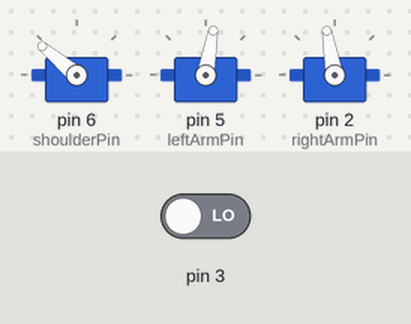
Simulated run of this sketch. Board: Arduino Uno, built with avr-gcc and run on an emulated ATmega328P. On the bench: 3 × servo. The test bench sets the inputs (shaded band); at power-on: pin 3 LOW. What the sketch prints to the serial monitor is not drawn.

Above: at 6.2 s.
6.3 s: pin 3 driven HIGH
At 12.6 s:
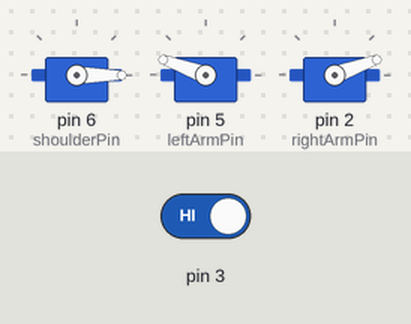
At 17.6 s:
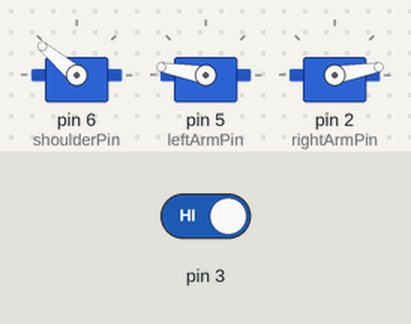
Timing chart, 0 to 24.3 s (numbered marks = the images above; inputs shaded):
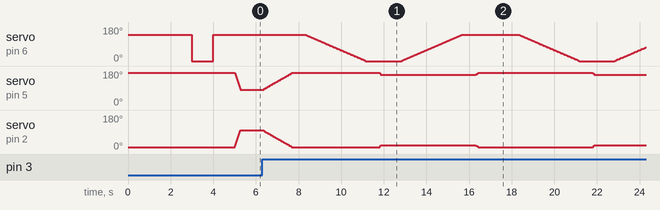

The sketch:

grabber_with_no_delay.ino
```cpp
#include <Servo.h>

Servo grabber;  // create servo object to control a servo
Servo grabber2;
Servo arm;

const uint8_t leftArmPin = 5;
const uint8_t rightArmPin = 2;
const uint8_t shoulderPin = 6;

const long grabSequenceInterval = 3500;
long previousTime = 0;
long previousSubTime = 0;

// twelve servo objects can be created on most boards

uint8_t upperBoundShoulder = 140;
uint8_t lowerBoundShoulder = 0;
uint8_t upperBoundHand = 170;
uint8_t lowerBoundHand = 80;
uint8_t ungrabBoundHand = 160;

enum GS {
  IDLER,
  GRAB,
  RAISE,
  UNGRAB,
  LOWER
};

GS grabState = IDLER;

void setup() {
  Serial.begin(9600);
  delay(1000);

  calibrateGrabber();
}


void loop() {
  updateGrabber();
}

void updateGrabber() {
  //Serial.println(grabState);
  switch (grabState) {
    case IDLER:
      if (digitalRead(3)) {
        grabState = GRAB;
        previousTime = millis();
      } else {
        lowerArm();
        receive();
      }
      break;

    case GRAB:
      if (millis() - previousTime > 2000) {
        grabState = RAISE;
        previousTime = millis();
      } else {
        grab();
      }
      break;

    case RAISE:
      if (millis() - previousTime > grabSequenceInterval) {
        grabState = UNGRAB;
        previousTime = millis();
      } else {
        raiseArm();
      }
      break;

    case UNGRAB:
      if (millis() - previousTime > 1000) {
        grabState = LOWER;
        previousTime = millis();
      } else {
        unGrab();
      }
      break;

    case LOWER:
      if (millis() - previousTime > grabSequenceInterval) {
        grabState = IDLER;
        previousTime = millis();
      } else {
        lowerArm();
      }
      break;
  }
}

void defend() {
  grab();
  raiseArm();
}

void raiseArm() {
  int interval = 40;
  int currentPos = arm.read();
  if (millis() - previousSubTime > interval) {
    if (currentPos < lowerBoundShoulder) {
      arm.write(currentPos + 2);
    } else if (currentPos > lowerBoundShoulder) {
      arm.write(currentPos - 2);
    }
    previousSubTime = millis();
    currentPos = arm.read();
  }
}

void lowerArm() {
  int interval = 40;
  int currentPos = arm.read();
  if (millis() - previousSubTime > interval) {
    if (currentPos < upperBoundShoulder) {
      arm.write(currentPos + 2);
    } else if (currentPos > upperBoundShoulder) {
      arm.write(currentPos - 2);
    }
    previousSubTime = millis();
    currentPos = arm.read();
  }
}

void grab() {
  int interval = 30;
  int currentPos = grabber.read();
  if (millis() - previousSubTime > interval) {
    if (currentPos < upperBoundHand) {
      grabber.write(currentPos + 2);
      grabber2.write(180 - (currentPos + 2));
    } else if (currentPos > upperBoundHand) {
      grabber.write(currentPos - 2);
      grabber2.write(180 - (currentPos - 2));
    }
    previousSubTime = millis();
    currentPos = grabber.read();
  }
}

void receive() {
  int interval = 5;
  int currentPos = grabber.read();
  if (millis() - previousSubTime > interval) {
    if (currentPos < lowerBoundHand) {
      grabber.write(currentPos + 2);
      grabber2.write(180 - (currentPos + 2));
    } else if (currentPos > lowerBoundHand) {
      grabber.write(currentPos - 2);
      grabber2.write(180 - (currentPos - 2));
    }
    previousSubTime = millis();
    currentPos = grabber.read();
  }
}

void unGrab() {
  int interval = 15;
  int currentPos = grabber.read();
  if (millis() - previousSubTime > interval) {
    if (currentPos < ungrabBoundHand) {
      grabber.write(currentPos + 2);
      grabber2.write(180 - (currentPos + 2));
    } else if (currentPos > ungrabBoundHand) {
      grabber.write(currentPos - 2);
      grabber2.write(180 - (currentPos - 2));
    }
    previousSubTime = millis();
    currentPos = grabber.read();
  }
}

void calibrateGrabber() {
  Serial.print("calibrating... ");
  arm.attach(shoulderPin);
  arm.write(upperBoundShoulder);
  delay(1000);
  grabber.attach(leftArmPin);
  grabber.write(upperBoundHand);
  grabber2.attach(rightArmPin);
  grabber2.write(180 - upperBoundHand);
  delay(1000);
  arm.write(lowerBoundShoulder);
  delay(1000);
  arm.write(upperBoundShoulder);
  delay(1000);
  Serial.println("done");
}
```
